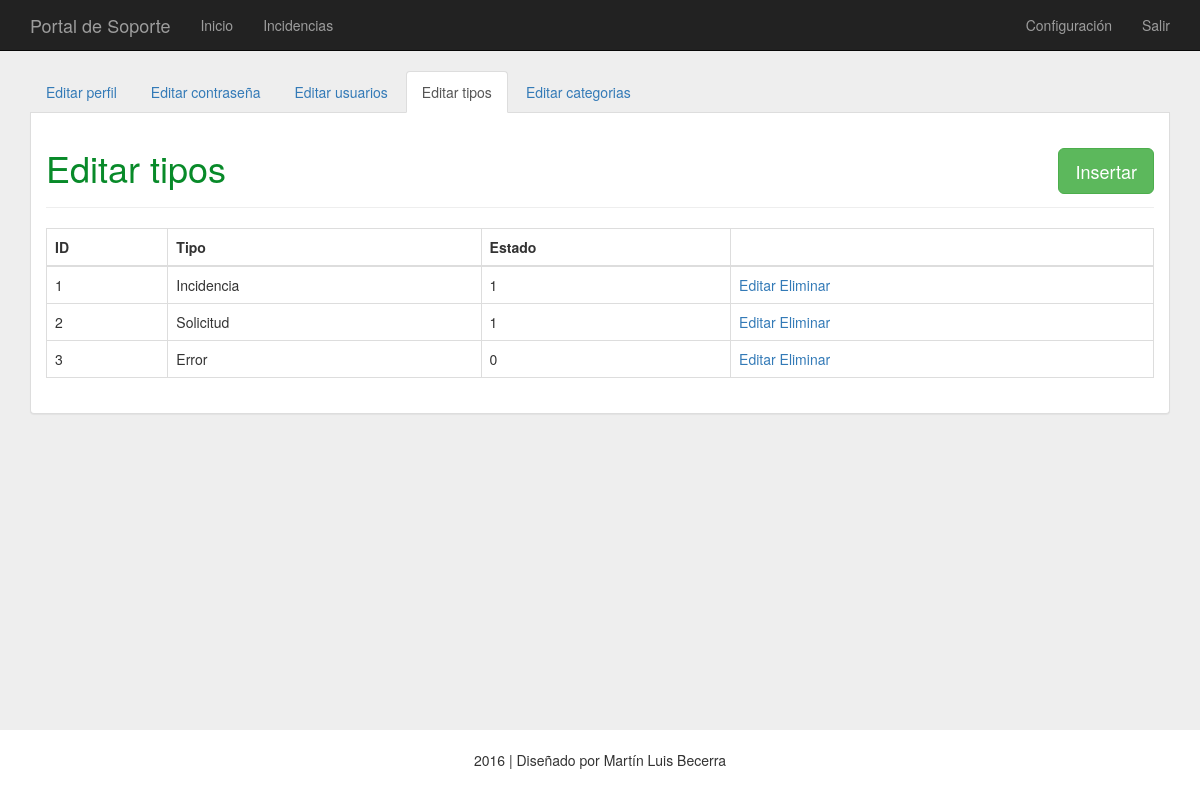
The page /proyecto/configuracion/index.php?opcion=tipos (signed in) on the database its author committed.
### tables this page shows
CREATE TABLE `opciones` (
  `id` int(11) NOT NULL,
  `opcion` varchar(255) NOT NULL,
  `titulo` varchar(255) NOT NULL,
  `menu` int(11) NOT NULL,
  PRIMARY KEY (`id`,`opcion`),
  CONSTRAINT `idSeccion` FOREIGN KEY (`id`) REFERENCES `secciones` (`id`)
);

CREATE TABLE `tipos` (
  `id` int(11) NOT NULL AUTO_INCREMENT,
  `tipo` varchar(255) NOT NULL,
  `estado` int(11) NOT NULL,
  PRIMARY KEY (`id`)
);

### proyecto/conf/permiso.php (called while the page is built, shortened)
<?php
	if(isset($_SESSION['id'])){
		$id = $_SESSION['id'];
		$sql = "SELECT * FROM permisos WHERE id=:id";
		$resultado = $conn->prepare($sql);
		$resultado->bindValue(':id', $id);
		$resultado->execute();
		$registro = $resultado->fetch();
		if ($registro) {
			$editar = $registro['editar'];
			$eliminar = $registro['editar'];
			$configurar = $registro['configurar'];
		}
	}
?>

### proyecto/conf/seccion.php (called while the page is built, shortened)
<?php
	$seccion = basename(parse_url(getcwd(), PHP_URL_PATH));
	$sql = "SELECT * FROM secciones WHERE seccion=:seccion";
	$resultado = $conn->prepare($sql);
	$resultado->bindValue(':seccion', $seccion);
	$resultado->execute();
	$registro = $resultado->fetch();
	if ($registro) {
		$id = $registro['id'];
		if(isset($_GET['opcion'])){
			$sql = "SELECT * FROM opciones WHERE id=:id and opcion=:opcion";
			$resultado = $conn->prepare($sql);
			$resultado->bindValue(':id', $id);
			$resultado->bindValue(':opcion', $_GET['opcion']);
			$resultado->execute();
			$registro = $resultado->fetch();
			if ($registro) {
				$titulo_principal = $registro['titulo'];
			}
		}
	}
?>

### proyecto/configuracion/bd/tipos.php (called while the page is built, shortened)
<?php
	require('../conf/conexion.php');
	$sql = "SELECT * FROM tipos";
	$resultado = $conn->prepare($sql);
	$resultado->execute();
?>

### proyecto/configuracion/mod/tipos.php (the view, shortened to what this page needs)
<?php if($configurar == 1): ?>
	<div class="container">
		<div class="panel panel-default configuracion">
			<div class="panel-body">
				<div class="titulo">
					<h1><?php echo $titulo_principal ?></h1>
					<a href="index.php?opcion=insertarTipo" class="btn btn-lg btn-success insertar" role="button">Insertar</a>
				</div>
				<div class="table-responsive">
					<table class="table table-bordered">
						<thead>
						<tr>
							<th>ID</th>
							<th>Tipo</th>
							<th>Estado</th>
							<th></th>
						</tr>
						</thead>
						<tbody>
						<?php while ($registro = $resultado->fetch()): ?>
						<tr>
						<td><?php echo $registro['id']; ?></td>
						<td><?php echo $registro['tipo']; ?></td>
						<td><?php echo $registro['estado']; ?></td>
						<td><?php if($editar == 1 or $configurar == 1) { echo '<a href="index.php?opcion=editarTipo&id=' .$registro['id']. '">Editar</a> ';} ?> <?php if($eliminar == 1 or $configurar == 1) { echo '<a href="#" data-toggle="modal" data-target="#eliminarModalTipo" onClick="eliminarModalTipo('.$registro['id'].')">Eliminar</a>'; } ?></td>
						</tr>
						<?php endwhile; ?>
						</tbody>
					</table>
				</div>
			</div>
		</div>
	</div>
<?php else: header('location: error.php');  endif; ?>

### proyecto/css/general.css (style rules this page uses)
html { position: relative; min-height: 100%; }
body { background-color: #EEEEEE; margin-bottom: 60px; }
.titulo { color: #088A29; margin-bottom: 20px; padding-bottom: 9px; border-bottom: 1px solid #EEEEEE; }
.configuracion { border: 1px solid #ddd; border-top: 0px; border-radius: 0px 0px 4px 4px; }
.panel { margin-bottom: 5%; }

### proyecto/css/configuracion.css (style rules this page uses)
.insertar { float: right; margin-top: -50px; }

### rows shown on the page
opciones: titulo "Editar tipos"
tipos: id "1", tipo "Incidencia", estado "1"
tipos: id "2", tipo "Solicitud", estado "1"
tipos: id "3", tipo "Error", estado "0"
